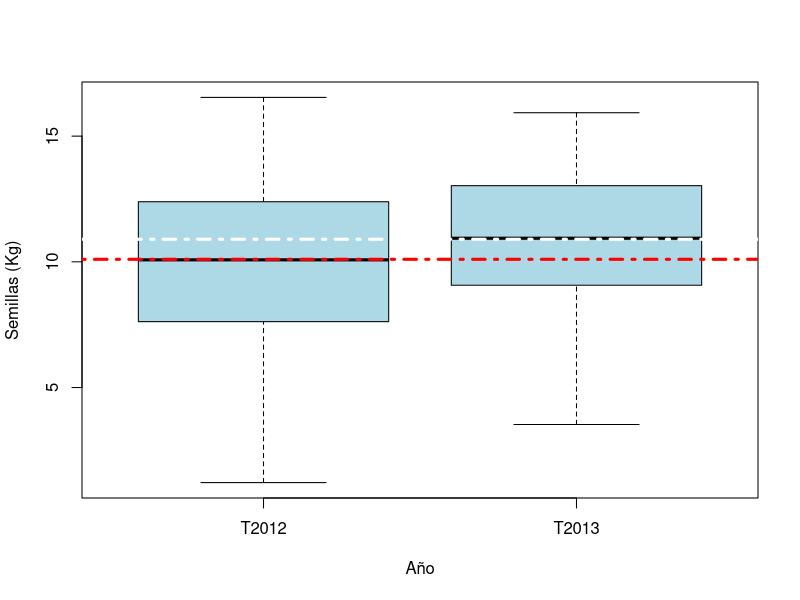

Source code (R): (Note: this script raises an error after producing the figure.)
# Muestras dependientes
# Mismos individuos medidos en dos tiempos diferentes
# (2012 vs 2013) producción de semillas

tiempo <- read.csv("peso_semillas.csv", header = T)

boxplot(tiempo$Kgsem ~ tiempo$Tiempo,
        col= "lightblue",
        xlab = "Año",
        ylab = "Semillas (Kg)")
abline(h=10.1, col= "red", lwd = 3, lty = "dotdash")
abline(h=10.9, col= "white", lwd = 3, lty = "dotdash")

# Determinar las medias de Kg en ambos años. 
tapply(tiempo$Kgsem, tiempo$Tiempo, mean)

# Quiero saber si hay diferencias solamente
t.test(tiempo$Kgsem~ tiempo$Tiempo, paired =T)

# saber sí 2013 es mayor que 2012
t.test(tiempo$Kgsem~ tiempo$Tiempo, paired =T,
       alternative = "less")
